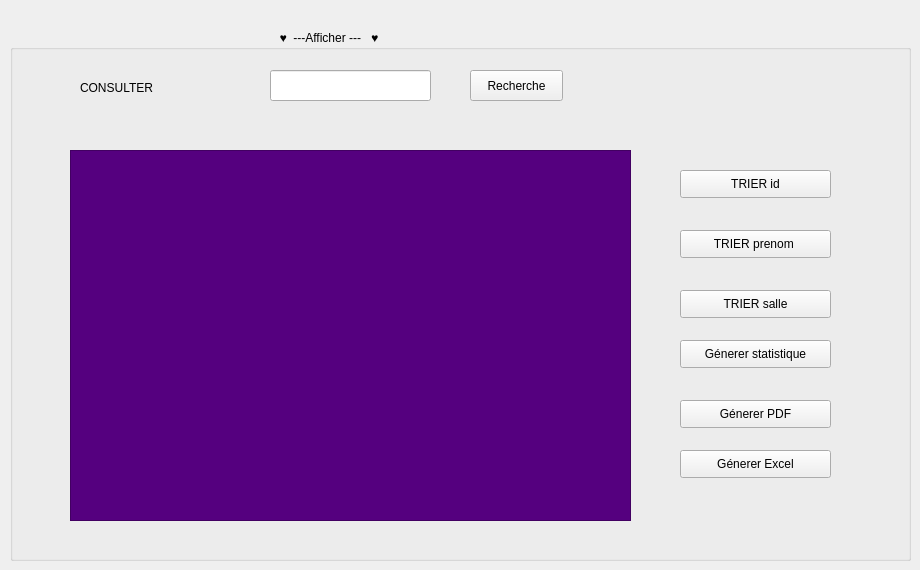
   <widget class="QWidget" name="tab_10">
    <attribute name="icon">
     <iconset>
      <normaloff>../../../../LENOVO/Downloads/affiche.png</normaloff>../../../../LENOVO/Downloads/affiche.png</iconset>
    </attribute>
    <attribute name="title">
     <string>Afficher</string>
    </attribute>
    <widget class="QGroupBox" name="groupBox_19">
     <property name="geometry">
      <rect>
       <x>10</x>
       <y>30</y>
       <width>901</width>
       <height>531</height>
      </rect>
     </property>
     <property name="title">
      <string>                                                                                 ♥  ---Afficher ---   ♥                                     </string>
     </property>
     <widget class="QTableView" name="TableView_ouss">
      <property name="geometry">
       <rect>
        <x>60</x>
        <y>120</y>
        <width>561</width>
        <height>371</height>
       </rect>
      </property>
      <property name="styleSheet">
       <string notr="true">background-color: rgb(85, 0, 127);
</string>
      </property>
     </widget>
     <widget class="QLabel" name="label_31">
      <property name="geometry">
       <rect>
        <x>70</x>
        <y>50</y>
        <width>131</width>
        <height>16</height>
       </rect>
      </property>
      <property name="text">
       <string>CONSULTER </string>
      </property>
     </widget>
     <widget class="QLineEdit" name="le_recherche_ouss">
      <property name="geometry">
       <rect>
        <x>260</x>
        <y>40</y>
        <width>161</width>
        <height>31</height>
       </rect>
      </property>
     </widget>
     <widget class="QPushButton" name="pb_recherche_ouss">
      <property name="geometry">
       <rect>
        <x>460</x>
        <y>40</y>
        <width>93</width>
        <height>31</height>
       </rect>
      </property>
      <property name="text">
       <string>Recherche</string>
      </property>
     </widget>
     <widget class="QPushButton" name="pushButton_pdf_ouss">
      <property name="geometry">
       <rect>
        <x>670</x>
        <y>370</y>
        <width>151</width>
        <height>28</height>
       </rect>
      </property>
      <property name="text">
       <string>Génerer PDF</string>
      </property>
     </widget>
     <widget class="QPushButton" name="pushButton_trierid_ouss">
      <property name="geometry">
       <rect>
        <x>670</x>
        <y>140</y>
        <width>151</width>
        <height>28</height>
       </rect>
      </property>
      <property name="text">
       <string>TRIER id</string>
      </property>
     </widget>
     <widget class="QPushButton" name="pushButton_trierprenom_ouss">
      <property name="geometry">
       <rect>
        <x>670</x>
        <y>200</y>
        <width>151</width>
        <height>28</height>
       </rect>
      </property>
      <property name="text">
       <string>TRIER prenom </string>
      </property>
     </widget>
     <widget class="QPushButton" name="pushButton_triersalle_ouss">
      <property name="geometry">
       <rect>
        <x>670</x>
        <y>260</y>
        <width>151</width>
        <height>28</height>
       </rect>
      </property>
      <property name="text">
       <string>TRIER salle</string>
      </property>
     </widget>
     <widget class="QPushButton" name="pushButton_stat_ouss">
      <property name="geometry">
       <rect>
        <x>670</x>
        <y>310</y>
        <width>151</width>
        <height>28</height>
       </rect>
      </property>
      <property name="text">
       <string>Génerer statistique</string>
      </property>
     </widget>
     <widget class="QPushButton" name="pushButton_excel_ouss">
      <property name="geometry">
       <rect>
        <x>670</x>
        <y>420</y>
        <width>151</width>
        <height>28</height>
       </rect>
      </property>
      <property name="text">
       <string>Génerer Excel</string>
      </property>
     </widget>
    </widget>
   </widget>
